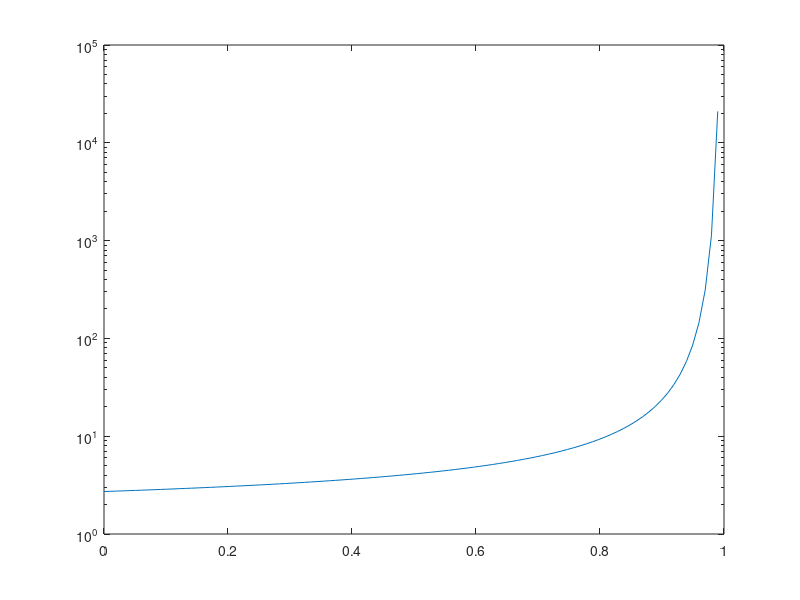

Reproduce this figure in MATLAB.
%Let's assume model accuracy and how sure it is be defined by the variable x
% be presented as [digit,acc,sureness] = model
%then we need to find such a function that will boost high accuracy and
%high sureness models to our voting system 
%then each model votes for one of the digit and the score of the vote
%is the function y. We choose the digit where y is the highest
x = linspace(0,1)
y = exp(1./sqrt(1-x))
semilogy(x,y)